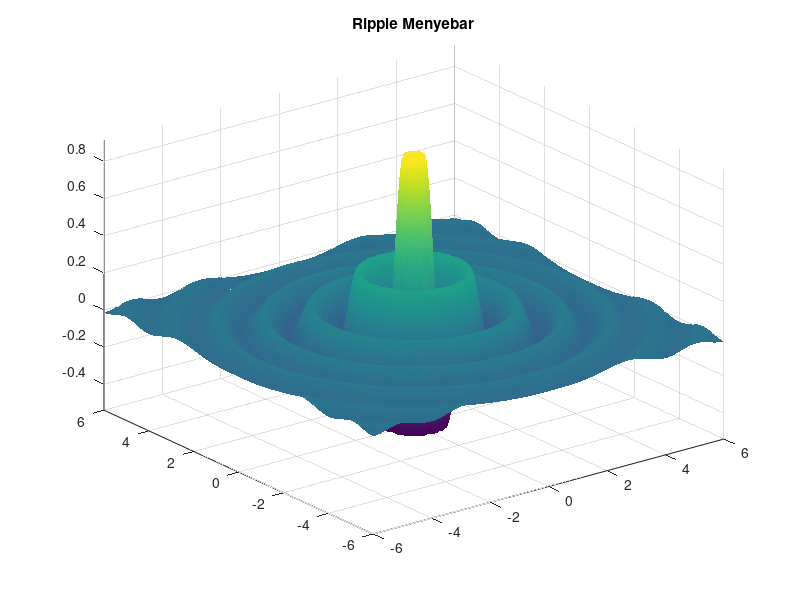
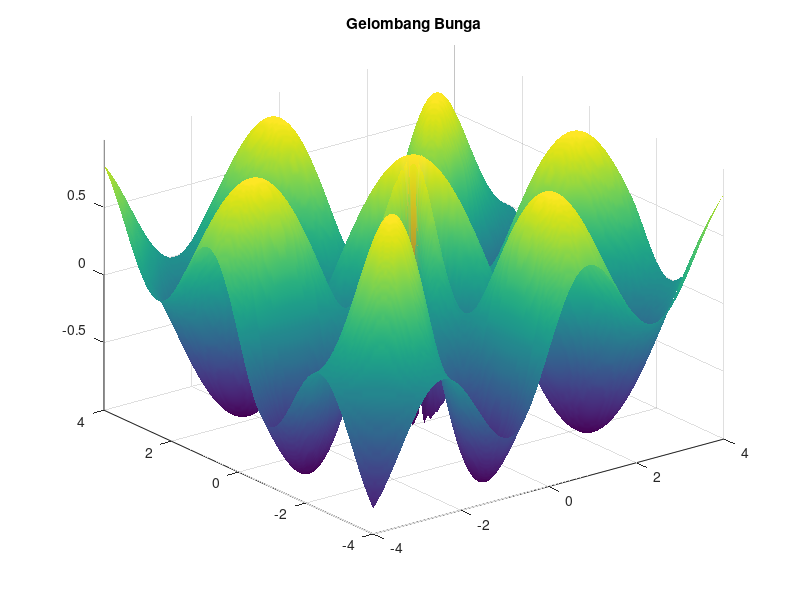
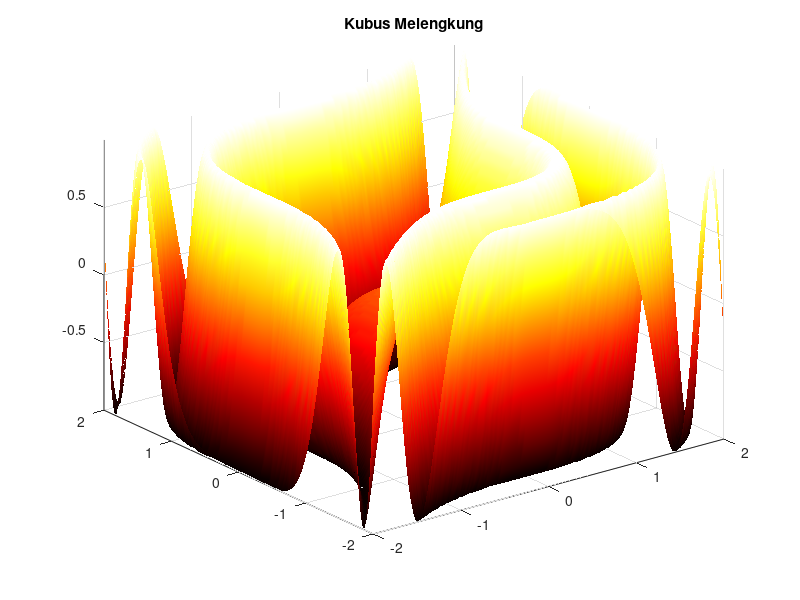
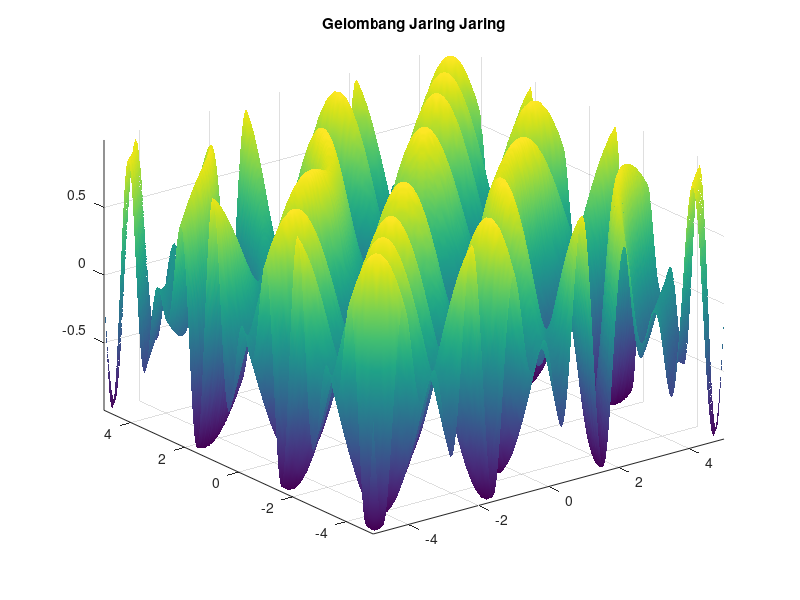

Reproduce these figures in MATLAB, in order.
clc 
clear

% Ripple Menyebar
[x,y] = meshgrid(linspace(-6,6,150));
r = sqrt(x.^2 + y.^2);
z = sin(5*r) ./ (1 + r.^2);

figure(1)
surf(x,y,z)
shading interp
title('Ripple Menyebar')
axis tight

% Gelombang Bunga
[x,y] = meshgrid(linspace(-4,4,200));
r = sqrt(x.^2 + y.^2);
theta = atan2(y,x);
z = sin(6*theta) .* cos(r);

figure(2)
surf(x,y,z)
shading interp
title('Gelombang Bunga')
axis tight

% Kubus Melengkung
[x,y] = meshgrid(linspace(-2,2,150));
z = sin(x.^3 - y.^3);

figure(3)
surf(x,y,z)
shading interp
colormap(hot)
title('Kubus Melengkung')
axis tight

% Gelombang Jaring Jaring
[x,y] = meshgrid(linspace(-5,5,200));
z = sin(x.*y) .* cos(x - y);

figure(4)
surf(x,y,z)
shading interp
title('Gelombang Jaring Jaring')
axis tight

% Bola Beralur
[x,y] = meshgrid(linspace(-3,3,180));
z = sin(5*(x.^2 + y.^2)) .* cos(3*(x.^2 - y.^2));

figure(5)
surf(x,y,z)
shading interp
title('Bola Beralur')
axis equal

% Bunga 3D Berpola Fraktal
[x,y] = meshgrid(linspace(-4,4,200));
r = sqrt(x.^2 + y.^2);
theta = atan2(y,x);
z = sin(5*r) .* cos(7*theta) .* exp(-0.3*r);

figure(6)
surf(x,y,z)
shading interp
colormap(hot)
title('Bunga 3D Berpola Fraktal')
axis equal

% Spiral Logaritmik Berwarna
theta = linspace(0,6*pi,1000);
a = 0.1;
r = exp(a*theta);
x = r .* cos(theta);
y = r .* sin(theta);

c = linspace(1,10,length(theta));
figure (7)
scatter(x,y,5,c,'filled')
colormap(jet)
colorbar
title('Spiral Logaritmik Berwarna')
axis equal

% Kurva Lissajous
t = linspace(0,2*pi,1000);
a = 5; b = 4; delta = pi/3;

x = sin(a*t + delta);
y = sin(b*t);

figure(8)
plot(x,y,'r','LineWidth',2)
axis equal
title('Kurva Lissajous')

% Gelombang Chaotic
x = linspace(-5,5,1000);
y = sin(x.^2) .* cos(3*x) + 0.5*sin(10*x);

figure(9)
plot(x,y,'m','LineWidth',1.8)
grid on
title('Gelombang Chaotic')

% Poligon Starburst
n = 30; % jumlah garis
theta = linspace(0,2*pi,n+1);
r = linspace(0,1,n);

figure(10)
hold on
for i=1:n
    plot([0 r(i)*cos(theta(i))],[0 r(i)*sin(theta(i))],'b','LineWidth',1.5)
end
axis equal 
title('Poligon Starburst')

% Cincin Tak Beraturan
theta = linspace(0,2*pi,500);
r = 1 + 0.3*rand(1,500); % radius acak kecil

x = r .* cos(theta);
y = r .* sin(theta);

figure(11)
plot(x,y,'r','LineWidth',2)
axis equal
title('Cincin Tak Beraturan')

% Kurva Butterfly 
t = linspace(0,12*pi,1000);
x = sin(t) .* (exp(cos(t)) - 2*cos(4*t) - sin(t/12).^5);
y = cos(t) .* (exp(cos(t)) - 2*cos(4*t) - sin(t/12).^5);

figure(12)
plot(x,y,'m','LineWidth',2)
axis equal
title('Kurva Butterfly (Kupu-kupu)')
grid on

% Spiral Gelombang Pusaran
theta = linspace(0, 6*pi, 300);
r = linspace(0.1, 5, 300);
[theta, r] = meshgrid(theta, r);
x = r .* cos(theta);
y = r .* sin(theta);
z = sin(4*theta) ./ r;

figure(13)
surf(x, y, z)
shading interp
title('Spiral Gelombang Pusaran')
axis equal tight

% Gelombang Torus Terkelupas

[u, v] = meshgrid(linspace(0, 2*pi, 200), linspace(0, 2*pi, 200));
R = 3; r = 1 + 0.3*sin(5*v + 3*u);
x = (R + r.*cos(v)) .* cos(u);
y = (R + r.*cos(v)) .* sin(u);
z = r .* sin(v);

figure(14)
surf(x, y, z)
shading interp
axis equal 
title('Gelombang Torus Terkelupas')

% Bunga 3D Berdenyut
[phi, theta] = meshgrid(linspace(0, pi, 150), linspace(0, 2*pi, 150));
r = 1 + 0.5*sin(6*phi).*cos(8*theta);
x = r .* sin(phi) .* cos(theta);
y = r .* sin(phi) .* sin(theta);
z = r .* cos(phi);

figure(15)
surf(x, y, z)
shading interp
colormap(hot)
axis equal
title('Bunga 3D Berdenyut')

% Pola Frakta

[x, y] = meshgrid(linspace(-2,2,400));
z = sin(10*(x.^2 - y.^2)) ./ (1 + x.^2 + y.^2);

figure(16)
surf(x, y, z)
shading interp
colormap(cool)
axis equal tight
title('Pola Fraktal')

% Pusaran Abstrak
[u, v] = meshgrid(linspace(-pi, pi, 300), linspace(-pi, pi, 300));
x = sin(u) .* cos(v);
y = sin(v) .* cos(u);
z = sin(5*(x.^2 + y.^2)) ./ sqrt(x.^2 + y.^2 + 0.01);

figure(17)
surf(x, y, z)
shading interp
axis equal 
title('Pusaran Abstrak')

% Plana
[x, y] = meshgrid(linspace(-1.5, 1.5, 250));
z = x.^4 - y.^4;

figure(18)
surf(x, y, z)
shading interp
colormap(copper)
axis equal tight
title('Plana')

% Simfoni Gelombang Silang
[x, y] = meshgrid(linspace(-5,5,300));
z = sin(x.*y) .* cos(x + y) ./ (1 + 0.1*(x.^2 + y.^2));

figure(19)
surf(x, y, z)
shading interp
axis equal tight
title('Simfoni Gelombang Silang')

% Topologi Plasma Terbalik
[x, y] = meshgrid(linspace(-3,3,300));
r = sqrt(x.^2 + y.^2);
z = log(r + 1e-3) .* cos(8*r);

figure(20)
surf(x, y, z)
shading interp
axis equal tight
title('Topologi Plasma Terbalik')
